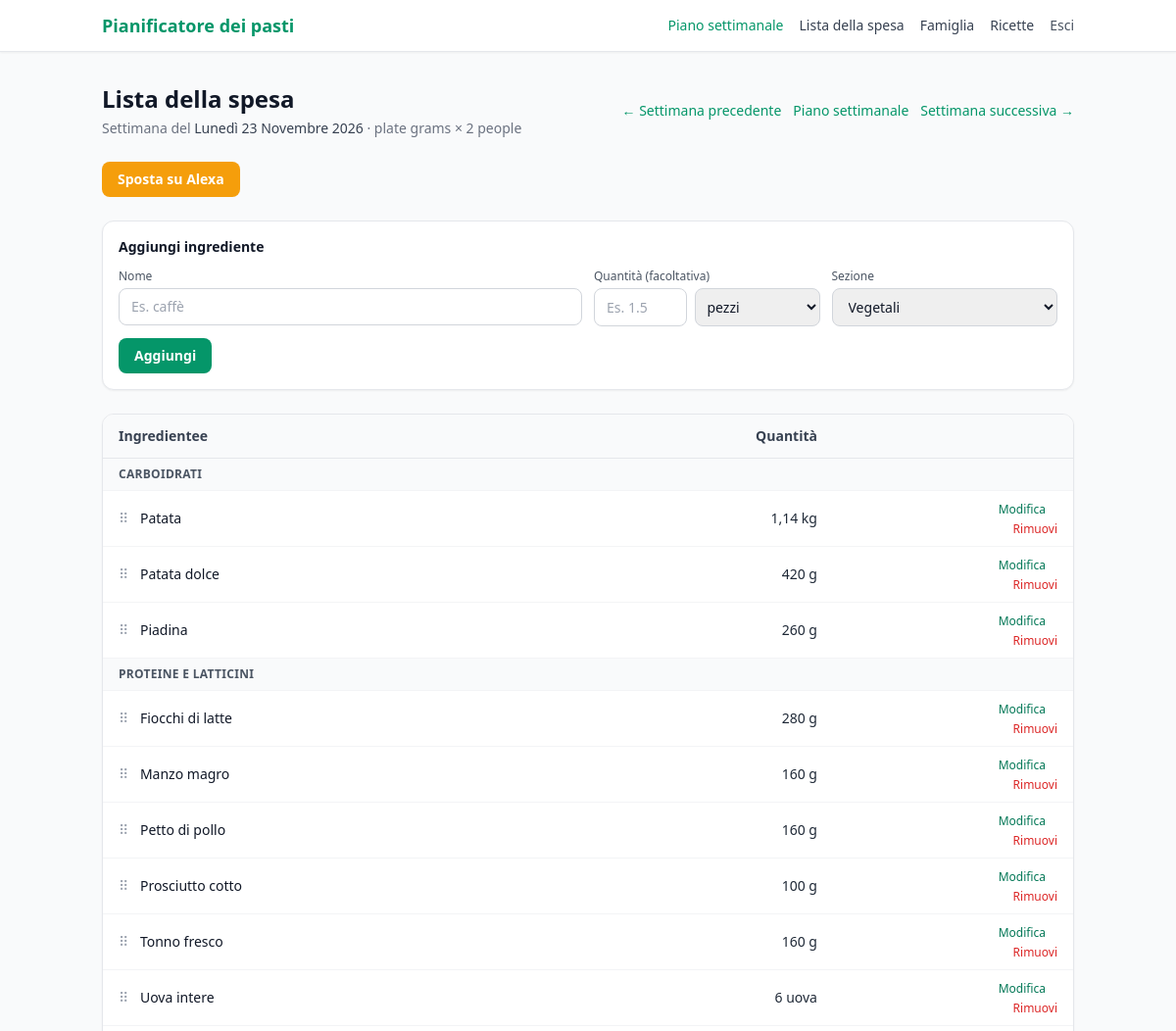
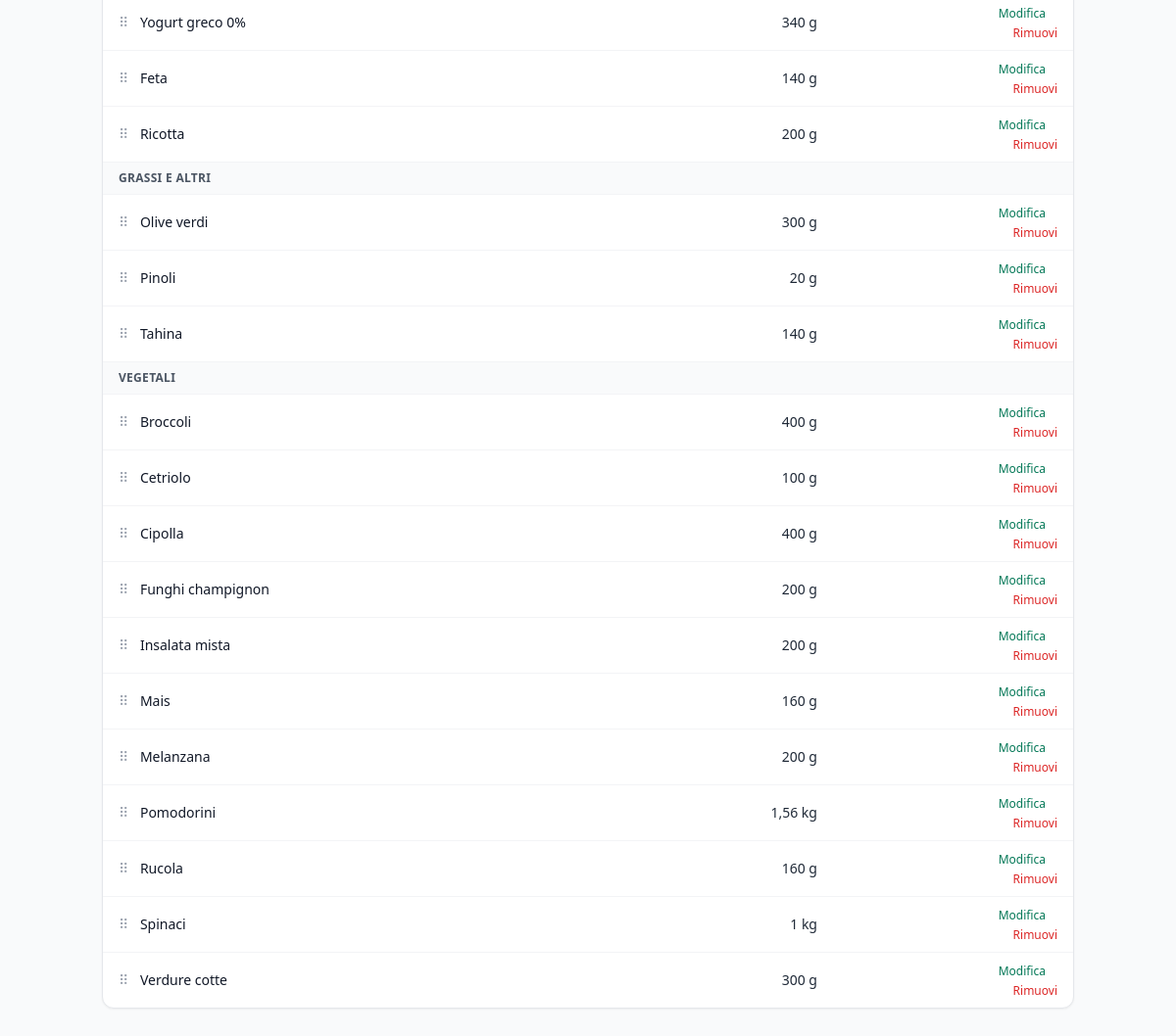
Screenshot of /lista-spesa/ with the database file from the repository (2 pictures, top to bottom).
### core/models.py (models this page shows, shortened)
class Ingredient(models.Model):
    name     = models.CharField(max_length=100, unique=True)
    category = models.CharField(
        max_length=20,
        choices=IngredientCategory.choices,
        default=IngredientCategory.OTHER
    )
    vegetable_subcategory = models.CharField(
        max_length=20,
        choices=VegetableSubcategory.choices,
        blank=True,
        default=''
    )
    kcal    = models.DecimalField(max_digits=6, decimal_places=2, validators=[MinValueValidator(0)])
    protein = models.DecimalField(max_digits=5, decimal_places=2, validators=[MinValueValidator(0)])
    carbs   = models.DecimalField(max_digits=5, decimal_places=2, validators=[MinValueValidator(0)])
    fat     = models.DecimalField(max_digits=5, decimal_places=2, validators=[MinValueValidator(0)])
    fiber           = models.DecimalField(max_digits=5, decimal_places=2, default=0, validators=[MinValueValidator(0)])
    sugars          = models.DecimalField(max_digits=5, decimal_places=2, default=0, validators=[MinValueValidator(0)])
    saturated_fat   = models.DecimalField(max_digits=5, decimal_places=2, default=0, validators=[MinValueValidator(0)])
    salt            = models.DecimalField(max_digits=5, decimal_places=2, default=0, validators=[MinValueValidator(0)])
    tags    = models.ManyToManyField(Tag, blank=True, related_name='ingredients')
    seasons = models.ManyToManyField(SeasonEntry, blank=True, related_name='ingredients')
    class Meta:
        constraints = [
            models.CheckConstraint(
                condition=(
                    ~models.Q(category=IngredientCategory.VEGETABLE)
                    | ~models.Q(vegetable_subcategory='')
                ),
                name='core_vegetables_require_macro_category',
            ),
        ]

class ShoppingListIngredientOverride(models.Model):
    owner = models.ForeignKey(
        User, on_delete=models.CASCADE, related_name='shopping_list_ingredient_overrides'
    )
    week_start = models.DateField()
    ingredient = models.ForeignKey(Ingredient, on_delete=models.CASCADE)
    name = models.CharField(max_length=100, blank=True)
    quantity = models.CharField(max_length=40, blank=True)
    class Meta:
        constraints = [
            models.UniqueConstraint(
                fields=('owner', 'week_start', 'ingredient'),
                name='core_shoppinglistoverride_owner_week_ingredient_uniq',
            ),
        ]

### core/views.py (the view)
# urls.py: path('lista-spesa/', views.shopping_list, name='shopping_list'),
@login_required
@require_http_methods(['GET'])
def shopping_list(request):
    user = request.user
    monday = _requested_week_start(request)
    household = Household.ensure_for_user(user)
    member_count = household.member_count() or 1
    week_plan = week_plan_for_monday(user, monday)
    rows = _shopping_list_rows(user, monday, week_plan, member_count)
    saved_order = ShoppingListOrder.objects.filter(
        owner=user, week_start=monday
    ).values_list('items', flat=True).first()
    if saved_order:
        rows = _apply_shopping_list_order(rows, saved_order)
    return render(
        request,
        'core/shopping_list.html',
        {
            'week_start': monday,
            'previous_week_start': monday - timedelta(days=7),
            'next_week_start': monday + timedelta(days=7),
            'week_plan': week_plan,
            'member_count': member_count,
            'rows': rows,
        },
    )

### core/macros.py (called while the page is built)
def empty_macros():
    return {name: ZERO for name in MACRO_NAMES}

def sum_macros(left, right):
    return {name: left[name] + right[name] for name in MACRO_NAMES}

def macros_for_grams(ingredient, grams):
    ratio = Decimal(grams) / GRAMS_PER_100
    return {
        'kcal': Decimal(ingredient.kcal) * ratio,
        'protein': Decimal(ingredient.protein) * ratio,
        'carbs': Decimal(ingredient.carbs) * ratio,
        'fat': Decimal(ingredient.fat) * ratio,
    }

### core/models.py (called while the page is built)
    @classmethod
    def ensure_for_user(cls, user):
        h, _ = cls.objects.get_or_create(owner=user, defaults={'name': ''})
        if not h.members.exists():
            HouseholdMember.objects.create(
                household=h,
                display_name=user.get_username() or 'Me',
                sort_order=0,
            )
        return h

    def member_count(self):
        return self.members.count()

### core/planning.py (called while the page is built)
def quantize_grams(grams, minimum=None):
    grams = Decimal(grams)
    floor = MIN_GRAMS if minimum is None else minimum
    step = GRAMS_QUANTIZE
    grams = max(floor, min(grams, MAX_GRAMS))
    rounded = (
        (grams / step).quantize(
            Decimal('1'),
            rounding=ROUND_HALF_UP,
        ) * step
    )
    if rounded < floor:
        rounded = (
            (floor / step).to_integral_value(rounding=ROUND_CEILING)
            * step
        )
    if rounded > MAX_GRAMS:
        rounded = (
            (MAX_GRAMS / step).to_integral_value(rounding=ROUND_FLOOR)
            * step
        )
    return rounded

def _has_fixed_grams(ingredient):
    return getattr(ingredient, 'category', None) == IngredientCategory.VEGETABLE

def _minimum_grams(ingredient, macro_name=None): # noqa
    if _has_fixed_grams(ingredient):
        return Decimal('1')
    if getattr(ingredient, 'category', None) == IngredientCategory.DAIRY:
        return DAIRY_MIN_GRAMS
    return MIN_GRAMS

def _is_legume_like(ingredient):
    return (
        getattr(ingredient, 'category', None) == IngredientCategory.PROTEIN
        and Decimal(ingredient.carbs) > Decimal(ingredient.protein) > 0
    )

def grams_to_hit_macro(ingredient, macro_name, target_amount):
    per_100 = Decimal(getattr(ingredient, macro_name))
    target_amount = Decimal(target_amount)
    if per_100 <= 0 or target_amount <= 0:
        return None
    return quantize_grams(
        target_amount * Decimal('100') / per_100,
        minimum=_minimum_grams(ingredient, macro_name),
    )

### core/templates/core/shopping_list.html (shortened to what this page needs)
{% extends "base.html" %}
{% load static %}
{% block content %}
<div class="mb-6 flex flex-col gap-2 sm:flex-row sm:items-center sm:justify-between">
    <div>
        <h1 class="text-2xl font-bold text-gray-900">Lista della spesa</h1>
        <p class="text-sm text-gray-500 mt-1">
            Settimana del <span class="font-medium text-gray-700">{{ week_start|date:"l j F Y" }}</span>
            · plate grams × {{ member_count }} {{ member_count|pluralize:"person,people" }}
        </p>
    </div>
    <div class="flex flex-wrap items-center gap-3 text-sm font-medium shrink-0">
        <a href="?week={{ previous_week_start|date:'Y-m-d' }}" class="text-emerald-600 hover:text-emerald-800">← Settimana precedente</a>
        <a href="{% url 'core:week_plan' %}?week={{ week_start|date:'Y-m-d' }}" class="text-emerald-600 hover:text-emerald-800">Piano settimanale</a>
        <a href="?week={{ next_week_start|date:'Y-m-d' }}" class="text-emerald-600 hover:text-emerald-800">Settimana successiva →</a>
    </div>
</div>
{% if rows %}
<form method="post" action="{% url 'core:shopping_list_move_to_alexa' %}" class="mb-6" data-alexa-send-form>
    <button type="submit" class="rounded-lg bg-amber-500 px-4 py-2 text-sm font-semibold text-white hover:bg-amber-600">Sposta su Alexa</button>
</form>
{% endif %}
<form method="post" action="{% url 'core:shopping_list_add_item' %}" class="mb-6 rounded-xl border border-gray-200 bg-white p-4 shadow-sm">
    <h2 class="text-sm font-semibold text-gray-900">Aggiungi ingrediente</h2>
    <div class="mt-3 grid gap-3 sm:grid-cols-4">
        <label class="sm:col-span-2">
            <span class="mb-1 block text-xs font-medium text-gray-600">Nome</span>
            <input type="text" name="name" maxlength="100" required placeholder="Es. caffè" class="w-full rounded-lg border border-gray-300 px-3 py-2 text-sm">
        </label>
        <label>
            <span class="mb-1 block text-xs font-medium text-gray-600">Quantità (facoltativa)</span>
            <span class="flex gap-2">
                <input type="number" name="quantity_value" min="0.01" max="99999999.99" step="0.01" inputmode="decimal" placeholder="Es. 1.5" class="min-w-0 flex-1 rounded-lg border border-gray-300 px-3 py-2 text-sm">
                <select name="quantity_unit" aria-label="Unità di misura" class="w-32 rounded-lg border border-gray-300 px-2 py-2 text-sm">
                    <option value="pz">pezzi</option>
                </select>
            </span>
        </label>
        <label>
            <span class="mb-1 block text-xs font-medium text-gray-600">Sezione</span>
            <select name="section" class="w-full rounded-lg border border-gray-300 px-3 py-2 text-sm">
                <option selected>Vegetali</option>
            </select>
        </label>
    </div>
    <button type="submit" class="mt-3 rounded-lg bg-emerald-600 px-4 py-2 text-sm font-semibold text-white hover:bg-emerald-700">Aggiungi</button>
</form>
{% if not rows %}
<p class="text-sm text-gray-600">La lista della spesa è vuota.</p>
{% else %}
<div class="bg-white rounded-xl shadow-sm border border-gray-200 overflow-hidden" data-shopping-list data-week="{{ week_start|date:'Y-m-d' }}" data-save-url="{% url 'core:shopping_list_order' %}">
    <table class="min-w-full text-sm text-left">
        <thead>
            <tr class="bg-gray-50 border-b border-gray-200">
                <th class="px-4 py-3 font-semibold text-gray-700">Ingredientee</th>
                <th class="px-4 py-3 font-semibold text-gray-700 text-right">Quantità</th>
                <th class="px-4 py-3 font-semibold text-gray-700"></th>
            </tr>
        </thead>
        <tbody class="divide-y divide-gray-100">
            {% for row in rows %}
            {% ifchanged row.section %}
            <tr class="bg-gray-50">
                <th colspan="3" class="px-4 py-2 text-left text-xs font-semibold uppercase tracking-wide text-gray-600">{{ row.section }}</th>
            </tr>
            {% endifchanged %}
            <tr>
                <td class="px-4 py-2 text-gray-900">
                    <button type="button" class="mr-2 inline-flex cursor-grab touch-none select-none text-gray-400 hover:text-gray-700 focus:text-gray-700" data-drag-handle data-ingredient="{{ row.order_id }}" aria-label="Sposta {{ row.name }}" title="Trascina per riordinare">⠿</button>
                    {{ row.name }}
                </td>
                <td class="px-4 py-2 text-gray-800 text-right tabular-nums">{{ row.quantity }}</td>
                <td class="px-4 py-2 text-right">
                    <a href="{% url 'core:shopping_list_edit_item' row.order_id %}?week={{ week_start|date:'Y-m-d' }}" class="mr-3 text-xs font-medium text-emerald-700 hover:text-emerald-900">Modifica</a>
                    <form method="post" action="{% url 'core:shopping_list_remove_item' row.order_id %}">
                        <button type="submit" class="text-xs font-medium text-red-600 hover:text-red-800" aria-label="Rimuovi {{ row.name }}">Rimuovi</button>
                    </form>
                </td>
            </tr>
            {% endfor %}
        </tbody>
    </table>
</div>
{% endif %}
{% endblock %}

### templates/base.html (shortened to what this page needs)
<!DOCTYPE html>
<html lang="it">
<head>
    {% load static %}
    <script src="https://cdn.tailwindcss.com"></script>
</head>
<body class="bg-gray-50 text-gray-900 min-h-screen">
    <nav class="bg-white shadow-sm border-b border-gray-200">
    <div class="max-w-5xl mx-auto px-4 py-3">
        <div class="flex items-center justify-between">
            <a href="/" class="font-bold text-lg text-emerald-600">Pianificatore dei pasti</a>
            <div class="hidden md:flex items-center gap-4 text-sm">
                <a href="{% url 'core:week_plan' %}" class="text-emerald-600 hover:text-emerald-800 font-medium">Piano settimanale</a>
                <a href="{% url 'core:shopping_list' %}" class="text-gray-700 hover:text-gray-900 font-medium">Lista della spesa</a>
                <a href="{% url 'core:household' %}" class="text-gray-700 hover:text-gray-900 font-medium">Famiglia</a>
                <a href="{% url 'core:recipes' %}" class="text-gray-700 hover:text-gray-900 font-medium">Ricette</a>
                {% if request.user.is_authenticated %}
                    <form method="post" action="{% url 'logout' %}">
                        <button type="submit" class="text-gray-600 hover:text-gray-900">Esci</button>
                    </form>
                {% endif %}
            </div>
        </div>
    </div>
    </nav>
    <main class="{% block main_class %}max-w-5xl mx-auto px-4 py-8{% endblock %}">
        {% block content %}{% endblock %}
    </main>
</body>
</html>

### rows the page displays
Ingredient: section "CARBOIDRATI", name "Patata", quantity "1,14 kg"
Ingredient: name "Patata dolce", quantity "420 g"
Ingredient: name "Piadina", quantity "260 g"
Ingredient: section "PROTEINE E LATTICINI", name "Fiocchi di latte", quantity "280 g"
Ingredient: name "Manzo magro", quantity "160 g"
Ingredient: name "Petto di pollo", quantity "160 g"
Ingredient: name "Prosciutto cotto", quantity "100 g"
Ingredient: name "Tonno fresco", quantity "160 g"
Ingredient: name "Uova intere", quantity "6 uova"
Ingredient: name "Yogurt greco 0%", quantity "340 g"
Ingredient: name "Feta", quantity "140 g"
Ingredient: name "Ricotta", quantity "200 g"
Ingredient: section "GRASSI E ALTRI", name "Olive verdi", quantity "300 g"
Ingredient: name "Pinoli", quantity "20 g"
Ingredient: name "Tahina", quantity "140 g"
Ingredient: section "VEGETALI", name "Broccoli", quantity "400 g"
Ingredient: name "Cetriolo", quantity "100 g"
Ingredient: name "Cipolla", quantity "400 g"
Ingredient: name "Funghi champignon", quantity "200 g"
Ingredient: name "Insalata mista", quantity "200 g"
Ingredient: name "Mais", quantity "160 g"
Ingredient: name "Melanzana", quantity "200 g"
Ingredient: name "Pomodorini", quantity "1,56 kg"
Ingredient: name "Rucola", quantity "160 g"
Ingredient: name "Spinaci", quantity "1 kg"
Ingredient: name "Verdure cotte", quantity "300 g"

### other values shown
{{ week_start|date:"l j F Y" }} "Lunedì 23 Novembre 2026"
{{ member_count }} "2"
